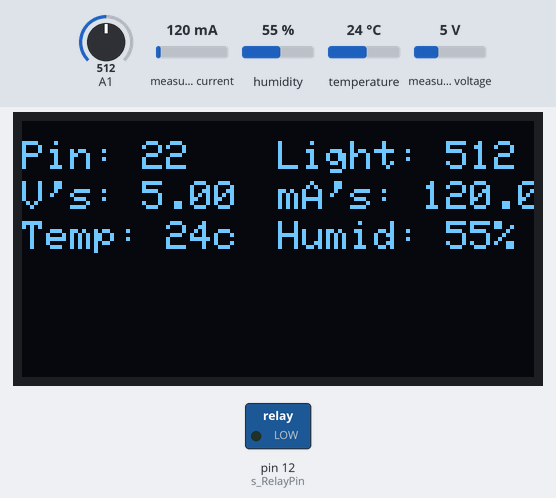
Bench run of a program on a simulated Arduino Nano, built with avr-gcc and run on an emulated ATmega328P. Parts: 128×64 one-colour display, switched loads named in the program (green lamp = pin HIGH). The test bench sets the inputs (shaded band); at power-on: measured current 120 mA, A1 = 512, measured voltage 5 V, humidity 55 %, temperature 24 °C. What the program prints to the serial monitor is not drawn.

Above: at 1.7 s.
1.8 s: measured current set to 40 mA
At 3.8 s:
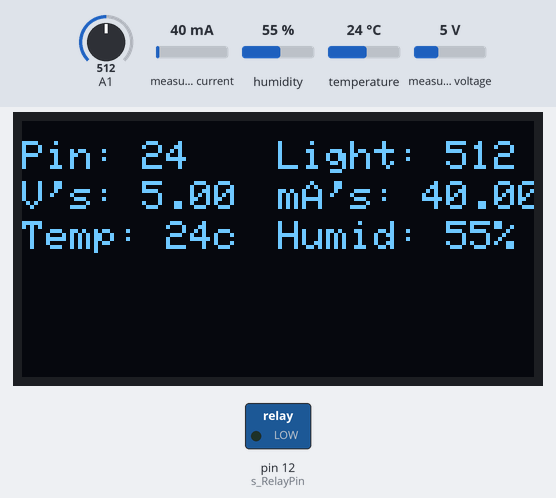
5.7 s: A1 set to 716
At 7.7 s:
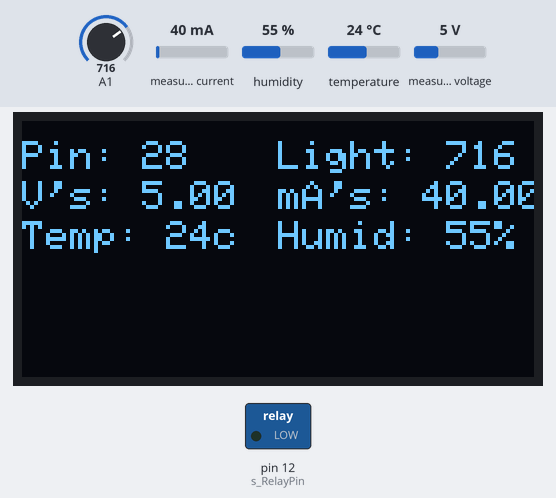
8.8 s: measured voltage set to 0.3 V
At 11.2 s:
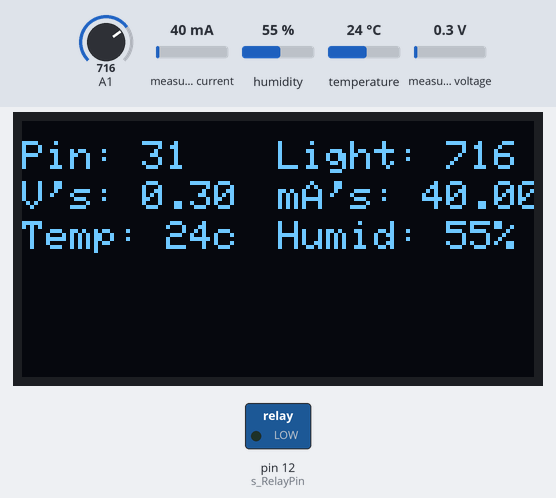
11.9 s: A1 set to 992
At 14.4 s:
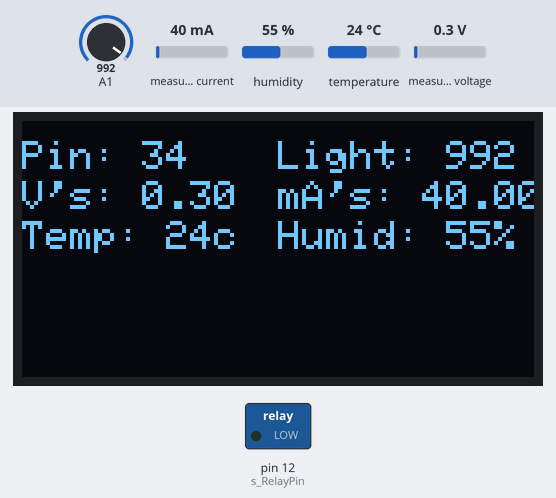
15.0 s: measured current set to 500 mA
At 17.5 s:
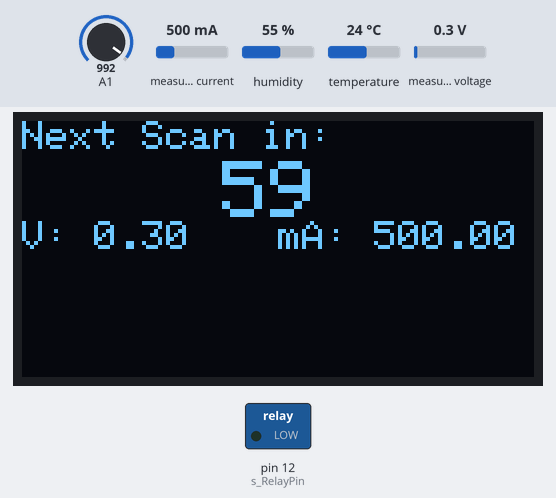
Timing chart, 0 to 19.0 s (numbered marks = the images above; inputs shaded):
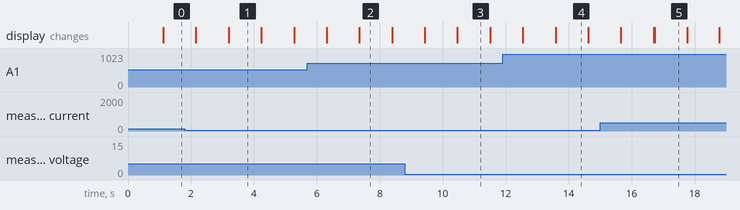

The program:

main.cpp
```cpp
#include <DHT.h>
#include <DHT_U.h>
#include <Wire.h>
#include <Adafruit_INA219.h>
#include <Adafruit_GFX.h>
#include <Adafruit_SSD1306.h>

Adafruit_INA219 ina219;

#define SCREEN_WIDTH 128
#define SCREEN_HEIGHT 64
#define OLED_RESET -1
Adafruit_SSD1306 display;

DHT dht(2, DHT22);

const int controlPin[16] = {22, 23, 24, 25, 26, 27, 28, 29, 30, 31, 32, 33, 34, 35, 36, 37}; // define relay pins

const int triggerType = LOW; // relay type

int countDownAmnt = 59;       // countdown delay in loop
int s_RelayPin = 12;
int iteration = 0;

int updateDisplay(int pin, int light, float volt, float amp, int temp, int humidity)
{
  // Prep DisplayQ
  display.clearDisplay();
  display.setCursor(0, 5);
  display.print("Pin: ");
  display.println(pin);
  display.setCursor(64, 5);
  display.print("Light: ");
  display.print(light);
  display.setCursor(0, 15);
  display.print("V's: ");
  display.print(volt);
  display.setCursor(64, 15);
  display.print("mA's: ");
  display.print(amp);
  display.setCursor(0, 25);
  display.print("Temp: ");
  display.print(temp);
  display.print("c");
  display.setCursor(64, 25);
  display.print("Humid: ");
  display.print(humidity);
  display.print("%");
  display.display();
};

int logData(int iteration, int pin, int light, float temp, float humidity, float volt, float amp)
{
  Serial.print(iteration);
  Serial.print(",");
  Serial.print(pin);
  Serial.print(",");
  Serial.print(light);
  Serial.print(",");
  Serial.print(temp);
  Serial.print(",");
  Serial.print(humidity);
  Serial.print(",");
  Serial.print(volt);
  Serial.print(",");
  Serial.print(amp);
  Serial.print(",");
  Serial.print((amp * volt));
  Serial.println();
};

int countdownTimer(int countDown, float volt, float amps)
{
  display.clearDisplay();
  display.setCursor(0,0);
  display.print("Next Scan in: ");
  display.setCursor(50,10);
  display.setTextSize(2);
  display.println(countDown);
  display.setTextSize(1);
  display.setCursor(0,25);
  display.print("V: ");
  display.print(volt);
  display.setCursor(64,25);
  display.print("mA: ");
  display.print(amps);
  display.display();

};

void setup()
{
  Serial.begin(9600);
  Serial.println();

  if (!display.begin(SSD1306_SWITCHCAPVCC, 0x3C))
  {
    Serial.println(F("SSD1306 allocation failed"));
    return; // exit
  }

  display.clearDisplay();
  display.setTextColor(WHITE);
  display.setRotation(0);
  display.setTextWrap(false);
  display.setCursor(64, 32);
  display.setTextSize(1);
  display.println("Loading...");
  display.display();

  dht.begin();
  ina219.begin();

  Serial.print("Iteration,");
  Serial.print("Pin,");
  Serial.print("Light Intensity,");
  Serial.print("Temp C,");
  Serial.print("Humidity,");
  Serial.print("Voltage(V),");
  Serial.print("Amperage(mA),");
  Serial.print("Power(mW)");
  Serial.println();
}

void loop()
{
  // Establish inputs
  unsigned int lightIntensity;
  float voltage_V = 0;
  float s_current_mA = 0;

  float humidity = dht.readHumidity();
  int temperature = dht.readTemperature();

  // Collect Data
  for (int i = 0; i < 16; i++)
  {
    // Track Iterations
    iteration++;

    // pinMode(controlPin[i], OUTPUT);   // set control pin as output
    // digitalWrite(controlPin[i], LOW); // set initial state OFF for low trigger relay

    lightIntensity = analogRead(A1);
    voltage_V = ina219.getBusVoltage_V();

    // Record Shorted Current
    pinMode(s_RelayPin, HIGH);
    delay(500);
    s_current_mA = ina219.getCurrent_mA();
    pinMode(s_RelayPin, LOW);
    delay(500);

    // Output Data
    // Log data to Serial interface
    logData(iteration, controlPin[i], lightIntensity, temperature, humidity, voltage_V, s_current_mA);
    // Update Display
    updateDisplay(controlPin[i], lightIntensity, voltage_V, s_current_mA, temperature, humidity);

    // digitalWrite(controlPin[i], HIGH); // Turn off relay

  }

  // Run countdown delay
  int countDown = countDownAmnt;
  while (countDown >= 0)
  {
    countdownTimer(countDown, voltage_V, s_current_mA);
    delay(1000);
    countDown--;
  }
}
```

Measured:
- what the display in image 1 shows lasts 1.0 s, from 3.2 s to 4.2 s
